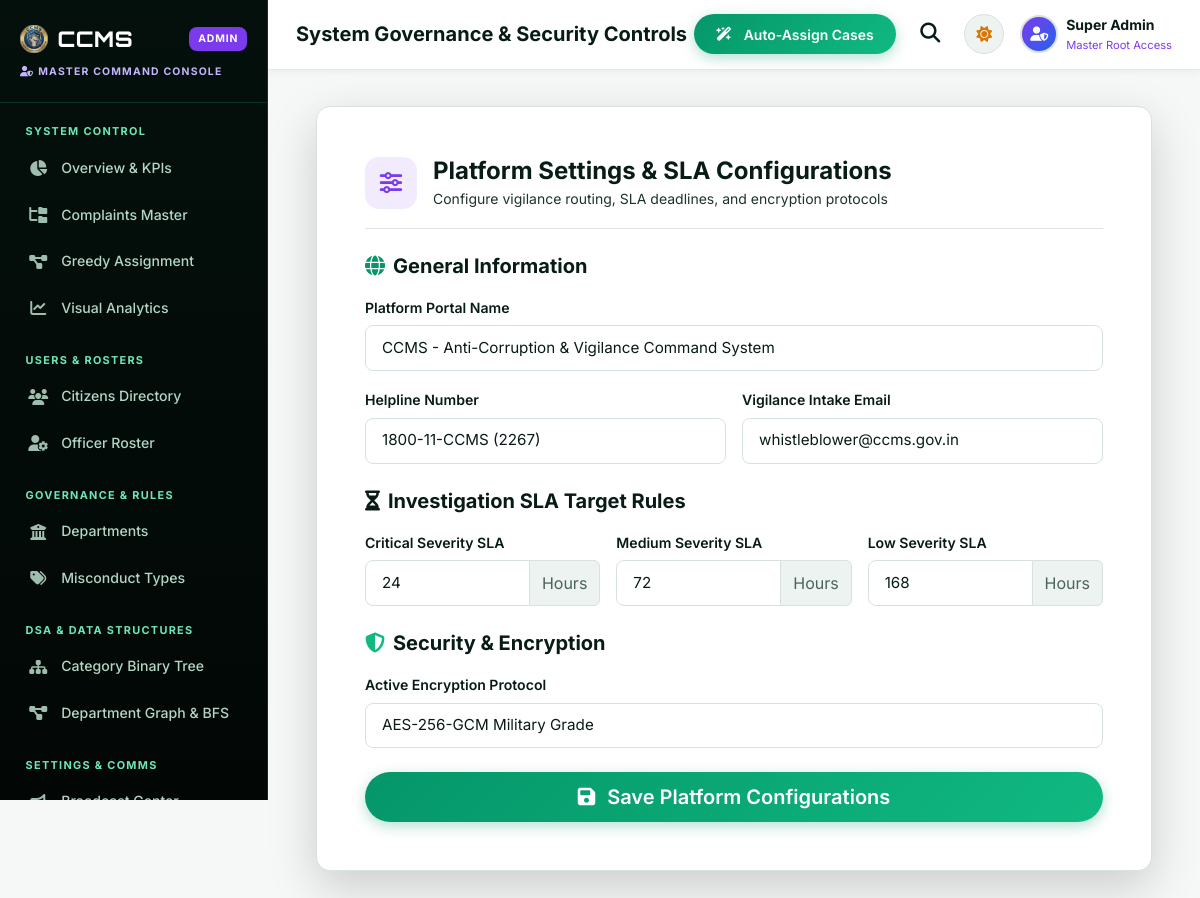
The app's page /admin/settings (signed in) with its own data.
### tables this page shows
CREATE TABLE system_settings (
            setting_key TEXT PRIMARY KEY,
            setting_value TEXT NOT NULL
        );

### app.py (the view, shortened to what this page needs)
@app.route("/admin/settings", methods=["GET", "POST"])
@role_required("admin")
def admin_settings():
    rows = db.query_db("SELECT * FROM system_settings")
    settings = {r["setting_key"]: r["setting_value"] for r in rows}
    return render_template("admin/settings.html", settings=settings)

### app.py (called while the page is built, shortened)
def role_required(required_role):
    def decorator(f):
        @wraps(f)
        def decorated_function(*args, **kwargs):
            user_role = session.get("role", "citizen")
            if user_role != required_role and user_role != "admin":
                flash("You do not have authorization to view this command console.", "danger")
                return redirect(url_for("home"))
            return f(*args, **kwargs)
        return decorated_function
    return decorator

### db.py (called while the page is built)
def dict_factory(cursor, row):
    d = {}
    for idx, col in enumerate(cursor.description):
        d[col[0]] = row[idx]
    return d

def get_db_connection():
    conn = sqlite3.connect(DB_PATH, timeout=20.0, check_same_thread=False)
    conn.row_factory = dict_factory
    conn.execute("PRAGMA journal_mode=WAL;")
    return conn

def _normalize_query(query, args):
    if "ON DUPLICATE KEY UPDATE" in query.upper() and "system_settings" in query.lower():
        query = "INSERT OR REPLACE INTO system_settings (setting_key, setting_value) VALUES (?, ?)"
        if len(args) == 3:
            args = (args[0], args[1])
        return query, args
    normalized_query = query.replace("%s", "?")
    return normalized_query, args

def query_db(query, args=(), one=False):
    normalized_query, normalized_args = _normalize_query(query, args)
    conn = get_db_connection()
    try:
        cursor = conn.cursor()
        cursor.execute(normalized_query, normalized_args)
        result = cursor.fetchall()
        return (result[0] if result else None) if one else result
    finally:
        conn.close()

### templates/admin/settings.html
{% extends 'admin/base.html' %}
{% set active_page = 'settings' %}
{% block page_heading %}System Governance &amp; Security Controls{% endblock %}
{% block content %}
<div class="container py-2" style="max-width: 860px;">
  <div class="ccms-card p-4 p-md-5 shadow-lg border-violet border-opacity-25">
    <div class="d-flex align-items-center gap-3 pb-3 mb-4 border-bottom">
      <div class="stat-icon" style="background: rgba(124,58,237,0.1); color: var(--accent-violet);">
        <i class="fas fa-sliders"></i>
      </div>
      <div>
        <h4 class="fw-bold text-heading mb-0">Platform Settings &amp; SLA Configurations</h4>
        <span class=" small">Configure vigilance routing, SLA deadlines, and encryption protocols</span>
      </div>
    </div>
    <form action="{{ url_for('admin_settings') }}" method="POST">
      <h5 class="fw-bold text-heading mb-3"><i class="fas fa-globe text-primary me-2"></i>General Information</h5>
      <div class="mb-3">
        <label class="form-label">Platform Portal Name</label>
        <input type="text" name="site_name" class="form-control"
          value="{{ settings.get('site_name', 'CCMS - Anti-Corruption & Vigilance Command System') }}" required>
      </div>
      <div class="row g-3 mb-4">
        <div class="col-md-6">
          <label class="form-label">Helpline Number</label>
          <input type="text" name="contact_phone" class="form-control"
            value="{{ settings.get('contact_phone', '1800-11-CCMS (2267)') }}" required>
        </div>
        <div class="col-md-6">
          <label class="form-label">Vigilance Intake Email</label>
          <input type="email" name="contact_email" class="form-control"
            value="{{ settings.get('contact_email', 'whistleblower@ccms.gov.in') }}" required>
        </div>
      </div>
      <h5 class="fw-bold text-heading mb-3"><i class="fas fa-hourglass-half text-amber me-2"></i>Investigation SLA
        Target Rules</h5>
      <div class="row g-3 mb-4">
        <div class="col-md-4">
          <label class="form-label">Critical Severity SLA</label>
          <div class="input-group">
            <input type="number" name="sla_hours_high" class="form-control"
              value="{{ settings.get('sla_hours_high', '24') }}" required>
            <span class="input-group-text bg-subtle ">Hours</span>
          </div>
        </div>
        <div class="col-md-4">
          <label class="form-label">Medium Severity SLA</label>
          <div class="input-group">
            <input type="number" name="sla_hours_medium" class="form-control"
              value="{{ settings.get('sla_hours_medium', '72') }}" required>
            <span class="input-group-text bg-subtle ">Hours</span>
          </div>
        </div>
        <div class="col-md-4">
          <label class="form-label">Low Severity SLA</label>
          <div class="input-group">
            <input type="number" name="sla_hours_low" class="form-control"
              value="{{ settings.get('sla_hours_low', '168') }}" required>
            <span class="input-group-text bg-subtle ">Hours</span>
          </div>
        </div>
      </div>
      <h5 class="fw-bold text-heading mb-3"><i class="fas fa-shield-halved text-emerald me-2"></i>Security &amp;
        Encryption</h5>
      <div class="mb-4">
        <label class="form-label">Active Encryption Protocol</label>
        <input type="text" name="encryption_protocol" class="form-control"
          value="{{ settings.get('encryption_protocol', 'AES-256-GCM Military Grade') }}" required>
      </div>
      <button type="submit" class="btn btn-brand btn-lg w-100 justify-content-center py-2.5">
        <i class="fas fa-floppy-disk me-1"></i> Save Platform Configurations
      </button>
    </form>
  </div>
</div>
{% endblock %}

### static/css/theme.css (style rules this page uses)
:root, [data-theme="light"] { --bg-primary: #f6f8f7; --bg-surface: #ffffff; --bg-card: #ffffff; --bg-subtle: #edf3f0; --bg-sidebar: #061a14; --bg-sidebar-hover: rgba(255, 255, 255, 0.08); --border-color: #d8e2dc; --border-hover: #b2c9be; --border-glow: rgba(5, 150, 105, 0.25); --text-heading: #081c15; --text-body: #1e332a; --text-muted: #4b6358; --text-white: #ffffff; --primary: #059669; --primary-hover: #047857; --primary-subtle: rgba(5, 150, 105, 0.12); --accent-cyan: #0891b2; --accent-violet: #7c3aed; --accent-emerald: #10b981; --accent-amber: #d97706; --accent-rose: #e11d48; --accent-mint: #34d399; --gradient-brand: linear-gradient(135deg, #059669 0%, #10b981 100%); --gradient-cyber: linear-gradient(135deg, #059669 0%, #0891b2 50%, #7c3aed 100%); --gradient-card: linear-gradient(145deg, #ffffff, #f4f8f6); --gradient-forest: linear-gradient(135deg, #064e3b 0%, #059669 100%); --gradient-gold: linear-gradient(135deg, #f59e0b 0%, #d97706 100%); --gradient-success: linear-gradient(135deg, #10b981 0%, #059669 100%); --gradient-danger: linear-gradient(135deg, #f43f5e 0%, #e11d48 100%); --gradient-dark: linear-gradient(135deg, #061a14 0%, #0f2d23 100%); --font-brand: 'Orbitron', -apple-system, BlinkMacSystemFont, sans-serif; --font-body: 'Inter', -apple-system, BlinkMacSystemFont, "Segoe UI", Roboto, sans-serif; --shadow-sm: 0 2px 8px rgba(6, 26, 20, 0.05); --shadow-md: 0 8px 24px -4px rgba(6, 26, 20, 0.08), 0 2px 6px -2px rgba(6, 26, 20, 0.04); --shadow-lg: 0 20px 40px -12px rgba(6, 26, 20, 0.12), 0 4px 12px -2px rgba(6, 26, 20, 0.05); --shadow-glow: 0 0 30px rgba(5, 150, 105, 0.2); --radius-sm: 8px; --radius-md: 14px; --radius-lg: 20px; --radius-pill: 9999px; --transition-fast: all 0.2s cubic-bezier(0.4, 0, 0.2, 1); --transition-normal: all 0.3s cubic-bezier(0.25, 0.8, 0.25, 1); }
*, *::before, *::after { box-sizing: border-box; margin: 0; padding: 0; }
html { scroll-behavior: smooth; }
body { font-family: var(--font-body); background-color: var(--bg-primary); color: var(--text-body); min-height: 100vh; line-height: 1.6; transition: background-color 0.3s ease, color 0.3s ease; }
h1, h2, h3, h4, h5, h6, .h1, .h2, .h3, .h4, .h5, .h6 { color: var(--text-heading); font-weight: 700; line-height: 1.3; }
p, span, li, label { color: inherit; }
.text-heading { color: var(--text-heading) !important; }
.text-emerald { color: var(--accent-emerald) !important; }
.text-primary { color: var(--primary) !important; }
.ccms-card, .card { background: var(--bg-card); color: var(--text-body); border: 1px solid var(--border-color); border-radius: var(--radius-md); padding: 1.5rem; box-shadow: var(--shadow-sm); transition: var(--transition-normal); position: relative; overflow: hidden; }
.stat-icon { width: 52px; height: 52px; border-radius: var(--radius-md); display: flex; align-items: center; justify-content: center; font-size: 1.4rem; flex-shrink: 0; }
.btn-brand { background: var(--gradient-brand); color: #ffffff !important; border: none; font-weight: 600; padding: 0.6rem 1.4rem; border-radius: var(--radius-pill); box-shadow: 0 4px 14px rgba(5, 150, 105, 0.3); transition: var(--transition-fast); display: inline-flex; align-items: center; gap: 0.5rem; text-decoration: none; }
.form-control, .form-select, input, textarea, select { background-color: var(--bg-surface) !important; border: 1.5px solid var(--border-color) !important; color: var(--text-heading) !important; border-radius: var(--radius-sm); padding: 0.65rem 1rem; font-size: 0.95rem; transition: var(--transition-fast); }
.form-control::placeholder, textarea::placeholder, input::placeholder { color: var(--text-muted) !important; opacity: 0.8; }
.form-label { font-weight: 600; color: var(--text-heading); font-size: 0.88rem; margin-bottom: 0.4rem; }
.input-group-text { background-color: var(--bg-subtle) !important; border: 1.5px solid var(--border-color) !important; color: var(--text-muted) !important; }

### records on screen
system_settings: site_name "CCMS - Anti-Corruption & Vigilance Command System"
system_settings: contact_phone "1800-11-CCMS (2267)"
system_settings: contact_email "whistleblower@ccms.gov.in"
system_settings: sla_hours_high "24"
system_settings: sla_hours_medium "72"
system_settings: sla_hours_low "168"
system_settings: encryption_protocol "AES-256-GCM Military Grade"
